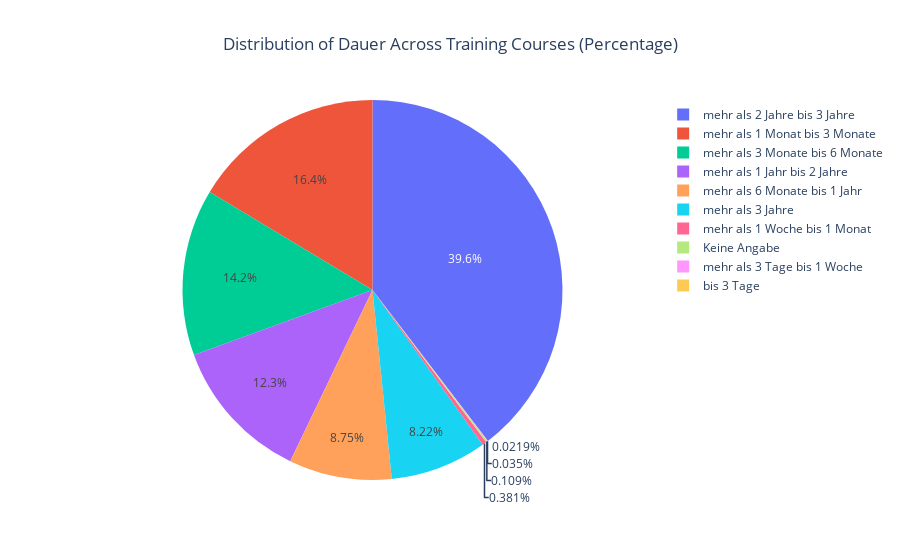

The cell this chart's notebook holds for it:
### Markdown cell above
<font size= "4">***PIE CHART FOR SHOWING THE DISTRIBUTION OF DAUER ACROSS TRAININGS***</font>

### Code cell
import sqlite3
import plotly.express as px

db_connection = sqlite3.connect('weiterbildung_analysis.db')
cursor = db_connection.cursor()

query = '''
    SELECT dauer, COUNT(*) as count
    FROM schulisch_ausbildung
    GROUP BY dauer
    ORDER BY dauer
'''
cursor.execute(query)
results = cursor.fetchall()

db_connection.close()

dauer_values = [row[0] for row in results]
counts = [row[1] for row in results]

total_counts = sum(counts)
percentages = [(count / total_counts) * 100 for count in counts]

fig = px.pie(
    values=percentages,
    names=dauer_values,
    title='Distribution of Dauer Across Training Courses (Percentage)',
    labels={'dauer_values': 'Dauer'}  # Display dauer_values outside the chart
)
fig.update_traces(textinfo='percent')

# Center the title above the chart
fig.update_layout(title_x=0.5)

fig.show()

### Figure 1 — Plotly figure (JSON) as saved in the notebook; plotly's stock layout.template omitted (floating-point values rounded to 4 significant figures)
{"data": [{"domain": {"x": [0, 1], "y": [0, 1]}, "hovertemplate": "label=%{label}<br>value=%{value}<extra></extra>", "labels": ["Keine Angabe", "bis 3 Tage", "mehr als 1 Jahr bis 2 Jahre", "mehr als 1 Monat bis 3 Monate", "mehr als 1 Woche bis 1 Monat", "mehr als 2 Jahre bis 3 Jahre", "mehr als 3 Jahre", "mehr als 3 Monate bis 6 Monate", "mehr als 3 Tage bis 1 Woche", "mehr als 6 Monate bis 1 Jahr"], "legendgroup": "", "name": "", "showlegend": true, "textinfo": "percent", "type": "pie", "values": [0.1095, 0.02189, 12.31, 16.38, 0.3809, 39.61, 8.222, 14.18, 0.03503, 8.748]}], "layout": {"legend": {"tracegroupgap": 0}, "title": {"text": "Distribution of Dauer Across Training Courses (Percentage)", "x": 0.5}}}
